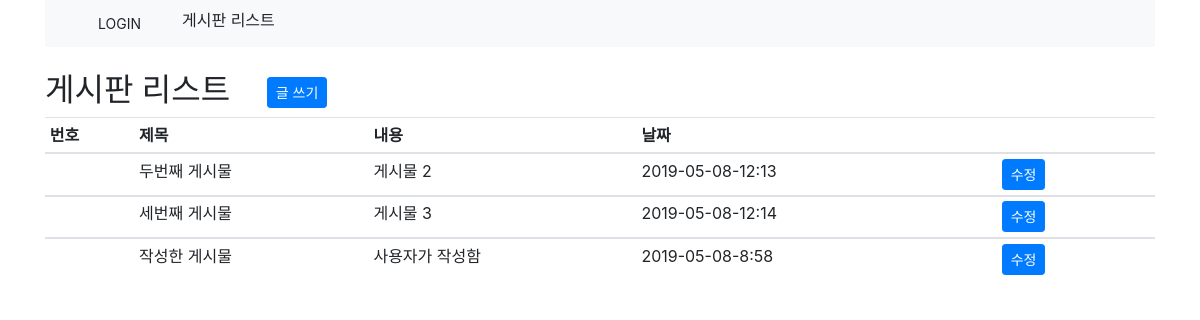
Page /board4/list on the earlier database version.
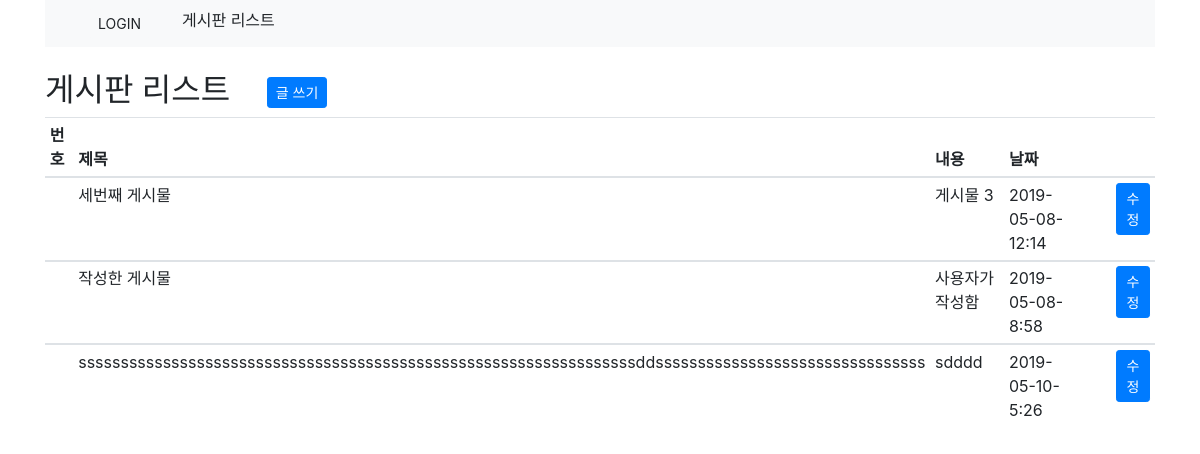
Same page on the later database version.
### board/models.py (models this page shows, shortened)
class board(models.Model):
    dbcon = models.AutoField(primary_key=True)
    title = models.CharField(max_length=100)
    contents = models.CharField(max_length=400)
    created_date = models.DateTimeField(default=timezone.now)

### board/views.py (the view)
# urls.py: path('list', views.list, name='list'),
def list(request):
   print(request.user)
   return render(request,'board/list.html', {'listsss' : board.objects.all()})

### board/templates/board/list.html
    {% extends 'base.html' %}
    {% block content %}
        <h2>게시판 리스트  <a href="{% url 'new' %}" class="btn btn-sm btn-primary ">글 쓰기</a> </h2>
        <table class="table table-hover table-sm">
            <thead>
                <tr>
                    <th scope="col">번호</th>
                    <th scope="col">제목</th>
                    <th scope="col">내용</th>
                    <th scope="col">날짜</th>
                    <th scope="col"></th>
                </tr>
            </thead>
            <tbody>
            {% for item in listsss %}
                <tr>
                    <td> </td>
                    <td>{{item.title}}</td>
                    <td>{{item.contents}}</td>
                    <td>{{item.created_date|date:'Y-m-d-f'}}</td>
                    <td><a href="{% url 'edit' item.pk %}" class="btn btn-sm btn-primary "><span>수정</span> </a></td>
                </tr>
            </tbody>
            {% endfor %}
        </table>
    {% endblock %}

Differences in the rows shown:
removed board: title "두번째 게시물", contents "게시물 2", created_date "2019-05-08-12:13"
added board: title "ssssssssssssssssssssssssssssssssssssssssssssssssssssssssssssssssssddssssssssssssssssssssssssssssssss", contents "sdddd", created_date "2019-05-10-5:26"
